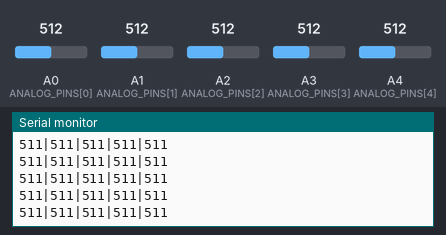
The sketch below on a simulated Arduino Nano, built with avr-gcc and run on an emulated ATmega328P. On the bench: the last lines printed to the serial monitor. The inputs (shaded band) are chosen by the test bench; at power-on: A0 (ANALOG_PINS[0]) = 512, A2 (ANALOG_PINS[2]) = 512, A1 (ANALOG_PINS[1]) = 512, A3 (ANALOG_PINS[3]) = 512, A4 (ANALOG_PINS[4]) = 512.

Above: at 1.2 s.
1.3 s: A0 (ANALOG_PINS[0]) set to 916
At 2.1 s:
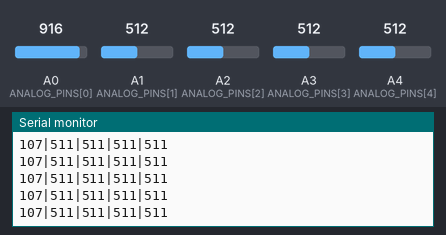
4.3 s: A0 (ANALOG_PINS[0]) set to 934
At 5.0 s:
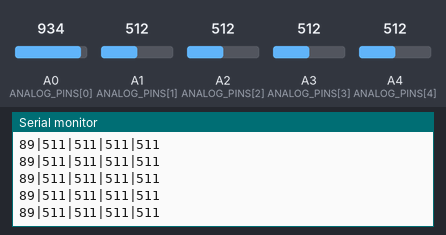
11.8 s: A2 (ANALOG_PINS[2]) set to 912
At 12.6 s:
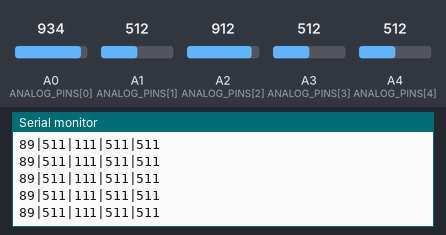
13.3 s: A2 (ANALOG_PINS[2]) set to 935
At 13.9 s:
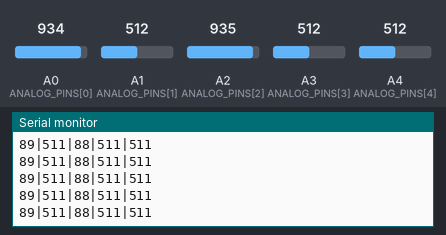
Timing chart, 0 to 15.8 s (numbered marks = the images above; inputs shaded):
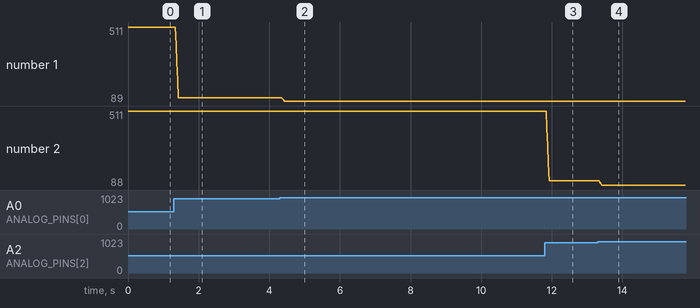

Measured:
- after the input at 1.3 s, the serial monitor: prints a new line after 0.06 s (image 1)
- after the input at 4.3 s, the serial monitor: prints a new line after 0.07 s (image 2)
- after the input at 11.8 s, the serial monitor: prints a new line after 0.06 s (image 3)
- after the input at 13.3 s, the serial monitor: prints a new line after 0.06 s (image 4)
- plotted number 1: 511 → 107 after the input at 1.3 s, 107 → 89 after the input at 4.3 s
- plotted number 2: 511 → 111 after the input at 11.8 s, 111 → 88 after the input at 13.3 s

The sketch:

audiomixer.ino
```cpp
/**
 * AudioMixpult - Arduino-Sketch für den deej Lautstärkemixer
 * Hardware: Arduino Nano V3 mit 5 Schiebepotentiometern
 *
 * Anschlüsse:
 * - Poti 1 (OTA1) -> A0
 * - Poti 2 (OTA2) -> A1
 * - Poti 3 (OTA3) -> A2
 * - Poti 4 (OTA4) -> A3
 * - Poti 5 (OTA5) -> A4
 * - Alle GND zusammen -> GND
 * - Alle VCC zusammen -> 5V
 *
 * Serielles Protokoll (kompatibel zu deej):
 * - 9600 Baud, 8N1
 * - Eine Zeile pro Durchlauf: "w1|w2|w3|w4|w5\r\n" (Werte 0-1023)
 * - Zeilenende MUSS \r\n sein (Serial.println), sonst verwirft deej die Zeile
 * - Es wird dauerhaft gesendet (nicht nur bei Änderung), damit deej nach
 *   Start, Reconnect oder Config-Reload sofort alle Reglerpositionen kennt
 *
 * Author: JonasGrafKWR
 * Version: 1.1
 */

// Konfiguration
const int NUM_SLIDERS = 5;
const int ANALOG_PINS[NUM_SLIDERS] = {A0, A1, A2, A3, A4};

// Regler umkehren (true = Wert wird als 1023 - Wert gesendet).
// Bei der aktuellen Verdrahtung laufen alle fünf Regler "falsch herum".
// Alternative zum Umkehren hier: am Poti die Leitungen 5V und GND tauschen
// und den Eintrag auf false setzen.
const bool INVERT[NUM_SLIDERS] = {true, true, true, true, true};

// Baudrate (muss mit baud_rate in der deej-config.yaml übereinstimmen)
const long BAUD_RATE = 9600;

// Glättung: gleitender Mittelwert über die letzten NUM_READINGS Messungen
const int NUM_READINGS = 4;

// Werte nahe an den Anschlägen werden auf 0 bzw. 1023 gesetzt, damit
// deej wirklich 0 % und 100 % erreicht (Poti-Rauschen am Anschlag)
const int SNAP_MARGIN = 3;

// Pause zwischen zwei Durchläufen in Millisekunden (wie im deej-Original)
const int LOOP_DELAY_MS = 10;

int readings[NUM_SLIDERS][NUM_READINGS];
int readIndex = 0;
int total[NUM_SLIDERS];

/**
 * Liest einen Regler (0-1023) und kehrt den Wert bei Bedarf um.
 * Die erste Messung wird verworfen, damit sich der ADC nach dem
 * Kanalwechsel einschwingen kann (hochohmige Quellen, Übersprechen).
 */
int readSlider(int i) {
  analogRead(ANALOG_PINS[i]);
  int value = analogRead(ANALOG_PINS[i]);
  return INVERT[i] ? 1023 - value : value;
}

void setup() {
  Serial.begin(BAUD_RATE);

  for (int i = 0; i < NUM_SLIDERS; i++) {
    pinMode(ANALOG_PINS[i], INPUT);
  }

  // Glättungspuffer mit echten Messwerten füllen, damit die Werte
  // direkt nach dem Start stimmen (kein Hochlaufen von 0)
  for (int i = 0; i < NUM_SLIDERS; i++) {
    total[i] = 0;
    for (int j = 0; j < NUM_READINGS; j++) {
      readings[i][j] = readSlider(i);
      total[i] += readings[i][j];
    }
  }
}

void loop() {
  // Alle Regler messen und den Puffer aktualisieren
  for (int i = 0; i < NUM_SLIDERS; i++) {
    total[i] -= readings[i][readIndex];
    readings[i][readIndex] = readSlider(i);
    total[i] += readings[i][readIndex];
  }
  readIndex = (readIndex + 1) % NUM_READINGS;

  sendSliderValues();
  delay(LOOP_DELAY_MS);
}

/**
 * Sendet die geglätteten Werte: "w1|w2|w3|w4|w5\r\n"
 */
void sendSliderValues() {
  for (int i = 0; i < NUM_SLIDERS; i++) {
    int value = total[i] / NUM_READINGS;

    // An den Anschlägen einrasten
    if (value <= SNAP_MARGIN) {
      value = 0;
    } else if (value >= 1023 - SNAP_MARGIN) {
      value = 1023;
    }

    Serial.print(value);
    if (i < NUM_SLIDERS - 1) {
      Serial.print('|');
    }
  }

  // println sendet \r\n - zwingend nötig für deej
  Serial.println();
}
```
